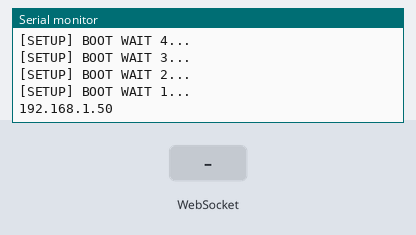
The sketch below on a simulated ESP32. Parts: the last lines printed to the serial monitor. Inputs (shaded band) come from the test bench. WiFi joins after 1.5 s; servers stay silent unless stated.

Above: at 6.7 s.
6.8 s: WebSocket text "1" received
At 7.5 s:
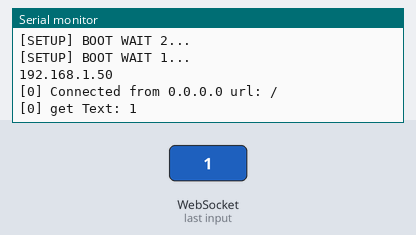
8.3 s: WebSocket text "0" received
At 9.5 s:
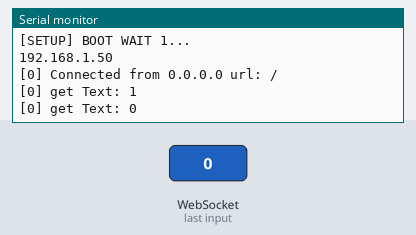
9.8 s: WebSocket text "2" received
At 10.9 s:
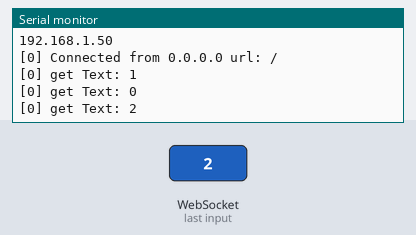
Timing chart, 0 to 12.8 s (numbered marks = the images above; inputs shaded):
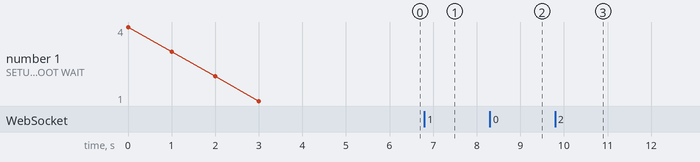

The sketch:

WebSocketServer.ino
```cpp
/*
 * WebSocketServer.ino
 *
 *  Created on: 22.05.2015
 *
 */

#include <Arduino.h>

#include <WiFi.h>

#include <WebSocketsServer.h>

const char* ssid = "PV_WLan";
const char* password =  "H5@dA56aQ";


WebSocketsServer webSocket = WebSocketsServer(81);

#define USE_SERIAL Serial

//void hexdump(const void *mem, uint32_t len, uint8_t cols = 16) {
//	const uint8_t* src = (const uint8_t*) mem;
//	USE_SERIAL.printf("\n[HEXDUMP] Address: 0x%08X len: 0x%X (%d)", (ptrdiff_t)src, len, len);
//	for(uint32_t i = 0; i < len; i++) {
//		if(i % cols == 0) {
//			USE_SERIAL.printf("\n[0x%08X] 0x%08X: ", (ptrdiff_t)src, i);
//		}
//		USE_SERIAL.printf("%02X ", *src);
//		src++;
//	}
//	USE_SERIAL.printf("\n");
//}

void webSocketEvent(uint8_t num, WStype_t type, uint8_t * payload, size_t length) {

    switch(type) {
        case WStype_DISCONNECTED:
            USE_SERIAL.printf("[%u] Disconnected!\n", num);
            break;
        case WStype_CONNECTED:
            {
                IPAddress ip = webSocket.remoteIP(num);
                USE_SERIAL.printf("[%u] Connected from %d.%d.%d.%d url: %s\n", num, ip[0], ip[1], ip[2], ip[3], payload);

				// send message to client
				webSocket.sendTXT(num, "Connected");
            }
            break;
        case WStype_TEXT:
            USE_SERIAL.printf("[%u] get Text: %s\n", num, payload);

            // send message to client
            // webSocket.sendTXT(num, "message here");

            // send data to all connected clients
            // webSocket.broadcastTXT("message here");
            break;
        case WStype_BIN:
//            USE_SERIAL.printf("[%u] get binary length: %u\n", num, length);
//            hexdump(payload, length);
//
//            // send message to client
//            // webSocket.sendBIN(num, payload, length);
//            break;
		case WStype_ERROR:
		case WStype_FRAGMENT_TEXT_START:
		case WStype_FRAGMENT_BIN_START:
		case WStype_FRAGMENT:
		case WStype_FRAGMENT_FIN:
			break;
    }

}

void setup() {
    // USE_SERIAL.begin(921600);
    USE_SERIAL.begin(115200);

    //Serial.setDebugOutput(true);
    USE_SERIAL.setDebugOutput(true);

    USE_SERIAL.println();
    USE_SERIAL.println();
    USE_SERIAL.println();

    for(uint8_t t = 4; t > 0; t--) {
        USE_SERIAL.printf("[SETUP] BOOT WAIT %d...\n", t);
        USE_SERIAL.flush();
        delay(1000);
    }

    WiFi.begin(ssid, password);

    while(WiFi.status() != WL_CONNECTED) {
        delay(100);
    }
    Serial.println(WiFi.localIP());
    webSocket.begin();
    webSocket.onEvent(webSocketEvent);
}

void loop() {
    webSocket.loop();
}
```

Measured:
- after the input at 6.8 s, the serial monitor: prints a new line at once (image 1)
- after the input at 8.3 s, the serial monitor: prints a new line at once (image 2)
- after the input at 9.8 s, the serial monitor: prints a new line at once (image 3)
